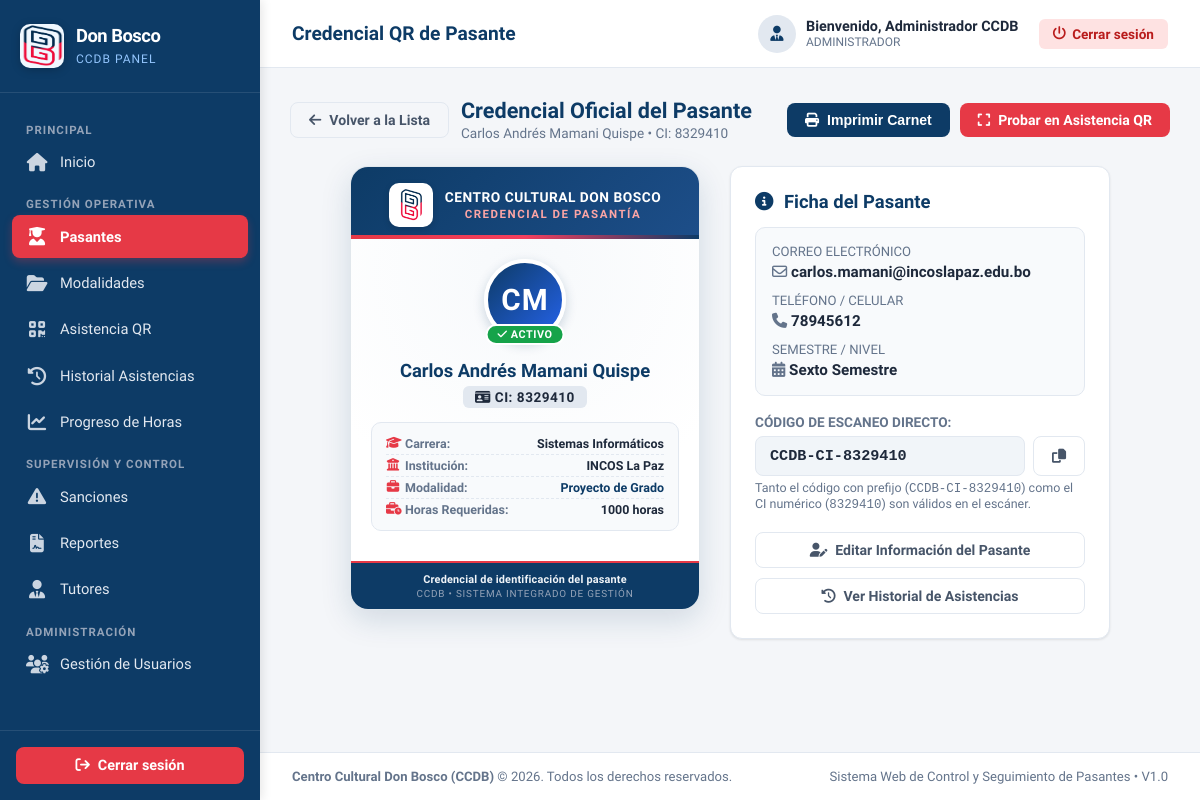
Page /views/pasantes/credencial_qr.php?id=1 (signed in) on the committed database.
### tables this page shows
CREATE TABLE IF NOT EXISTS pasantes (
    id_pasante INT UNSIGNED AUTO_INCREMENT PRIMARY KEY,
    id_usuario INT UNSIGNED NULL,
    id_universidad INT UNSIGNED NOT NULL,
    id_carrera INT UNSIGNED NOT NULL,
    ci VARCHAR(30) NOT NULL UNIQUE,
    nombres VARCHAR(100) NOT NULL,
    apellidos VARCHAR(100) NOT NULL,
    correo VARCHAR(150),
    telefono VARCHAR(30),
    semestre VARCHAR(50),
    fecha_nacimiento DATE NULL,
    direccion TEXT NULL,
    foto VARCHAR(255) NULL,
    estado VARCHAR(30) NOT NULL DEFAULT 'ACTIVO',
    fecha_registro DATETIME NOT NULL DEFAULT CURRENT_TIMESTAMP,
    CONSTRAINT fk_pasantes_usuario
        FOREIGN KEY (id_usuario)
        REFERENCES usuarios(id_usuario)
        ON UPDATE CASCADE
        ON DELETE SET NULL,
    CONSTRAINT fk_pasantes_universidad
        FOREIGN KEY (id_universidad)
        REFERENCES instituciones(id_institucion)
        ON UPDATE CASCADE
        ON DELETE RESTRICT,
    CONSTRAINT fk_pasantes_carrera
        FOREIGN KEY (id_carrera)
        REFERENCES carreras(id_carrera)
        ON UPDATE CASCADE
        ON DELETE RESTRICT
);

CREATE TABLE IF NOT EXISTS carreras (
    id_carrera INT UNSIGNED AUTO_INCREMENT PRIMARY KEY,
    id_universidad INT UNSIGNED NOT NULL,
    nombre VARCHAR(150) NOT NULL,
    estado TINYINT(1) NOT NULL DEFAULT 1,
    fecha_registro DATETIME NOT NULL DEFAULT CURRENT_TIMESTAMP,
    CONSTRAINT uq_carrera_universidad
        UNIQUE (id_universidad, nombre),
    CONSTRAINT fk_carreras_universidad
        FOREIGN KEY (id_universidad)
        REFERENCES instituciones(id_institucion)
        ON UPDATE CASCADE
        ON DELETE RESTRICT
);

CREATE TABLE IF NOT EXISTS instituciones (
    id_institucion INT UNSIGNED AUTO_INCREMENT PRIMARY KEY,
    id_tipo_institucion INT UNSIGNED NOT NULL,
    nombre VARCHAR(150) NOT NULL UNIQUE,
    nit VARCHAR(30),
    direccion VARCHAR(255),
    telefono VARCHAR(30),
    correo VARCHAR(150),
    estado TINYINT(1) NOT NULL DEFAULT 1,
    fecha_registro DATETIME NOT NULL DEFAULT CURRENT_TIMESTAMP,
    CONSTRAINT fk_instituciones_tipo
        FOREIGN KEY (id_tipo_institucion)
        REFERENCES tipos_institucion(id_tipo_institucion)
        ON UPDATE CASCADE
        ON DELETE RESTRICT
);

CREATE TABLE IF NOT EXISTS procesos (
    id_proceso INT UNSIGNED AUTO_INCREMENT PRIMARY KEY,
    id_pasante INT UNSIGNED NULL,
    id_institucion INT UNSIGNED NOT NULL,
    id_modalidad INT UNSIGNED NULL,
    id_tutor INT UNSIGNED NULL,
    id_turno INT UNSIGNED NULL,
    fecha_inicio DATE NOT NULL,
    fecha_fin DATE NULL,
    horas_requeridas INT UNSIGNED NULL,
    estado VARCHAR(30) NOT NULL DEFAULT 'EN_CURSO',
    observacion TEXT,
    fecha_registro DATETIME NOT NULL DEFAULT CURRENT_TIMESTAMP,
    CONSTRAINT fk_procesos_pasante
        FOREIGN KEY (id_pasante)
        REFERENCES pasantes(id_pasante)
        ON UPDATE CASCADE
        ON DELETE RESTRICT,
    CONSTRAINT fk_procesos_institucion
        FOREIGN KEY (id_institucion)
        REFERENCES instituciones(id_institucion)
        ON UPDATE CASCADE
        ON DELETE RESTRICT,
    CONSTRAINT fk_procesos_modalidad
        FOREIGN KEY (id_modalidad)
        REFERENCES modalidades(id_modalidad)
        ON UPDATE CASCADE
        ON DELETE RESTRICT,
    CONSTRAINT fk_procesos_tutor
        FOREIGN KEY (id_tutor)
        REFERENCES tutores(id_tutor)
        ON UPDATE CASCADE
        ON DELETE SET NULL
);

### views/pasantes/credencial_qr.php (the view, shortened to what this page needs)
<?php
$db = Database::getConnection();
$id_pasante = (int)($_GET['id'] ?? 0);
$pasante = null;
$procesoActivo = null;
if ($id_pasante > 0) {
    $stmt = $db->prepare("SELECT p.*, i.nombre AS institucion, c.nombre AS carrera
                          FROM pasantes p
                          LEFT JOIN instituciones i ON p.id_universidad = i.id_institucion
                          LEFT JOIN carreras c ON p.id_carrera = c.id_carrera
                          WHERE p.id_pasante = :id LIMIT 1");
    $stmt->execute([':id' => $id_pasante]);
    $pasante = $stmt->fetch();
    if ($pasante) {
        $stmtProc = $db->prepare("SELECT pr.*, COALESCE(m.nombre, 'Pasantía') AS modalidad, m.descripcion AS modalidad_desc
                                  FROM procesos pr
                                  LEFT JOIN modalidades m ON pr.id_modalidad = m.id_modalidad
                                  WHERE pr.id_pasante = :id_pasante AND pr.estado = 'EN_CURSO'
                                  ORDER BY pr.id_proceso DESC LIMIT 1");
        $stmtProc->execute([':id_pasante' => $id_pasante]);
        $procesoActivo = $stmtProc->fetch();
    }
}
$pasantesList = $db->query("SELECT id_pasante, ci, nombres, apellidos, estado FROM pasantes ORDER BY apellidos ASC, nombres ASC")->fetchAll();
require_once __DIR__ . '/../../includes/header.php';
require_once __DIR__ . '/../../includes/sidebar.php';
?>
<div class="main-wrapper">
    <?php require_once __DIR__ . '/../../includes/navbar.php'; ?>
    <main class="content-body">
        <?php if (!$pasante): ?>
            <div class="card" style="max-width: 650px; margin: 40px auto; text-align: center; padding: 35px 25px;">
                <div style="width: 70px; height: 70px; margin: 0 auto 18px; background: #fee2e2; border-radius: 50%; display: flex; align-items: center; justify-content: center; color: var(--primary-red); font-size: 2rem;">
                    <i class="fa-solid fa-id-card-clip"></i>
                </div>
                <h3 style="color: var(--primary-blue); font-weight: 800; margin-bottom: 10px;">Credencial no seleccionada</h3>
                <p style="color: var(--text-muted); font-size: 0.95rem; margin-bottom: 25px;">
                    <?= $id_pasante > 0 ? "No se encontró ningún pasante con el ID proporcionado ($id_pasante)." : "Por favor elija un pasante para generar y visualizar su credencial institucional con código QR." ?>
                </p>
                <form method="GET" action="credencial_qr.php" style="display: flex; gap: 10px; justify-content: center; flex-wrap: wrap;">
                    <select name="id" class="form-control" style="max-width: 360px;" required>
                        <option value="">-- Seleccionar Pasante --</option>
                        <?php foreach ($pasantesList as $p): ?>
                            <option value="<?= $p['id_pasante'] ?>">
                                <?= htmlspecialchars($p['apellidos'] . ' ' . $p['nombres'] . ' (CI: ' . $p['ci'] . ') - ' . $p['estado']) ?>
                            </option>
                        <?php endforeach; ?>
                    </select>
                    <button type="submit" class="btn btn-primary">
                        <i class="fa-solid fa-qrcode"></i> Ver Carnet
                    </button>
                    <a href="index.php" class="btn btn-outline">
                        <i class="fa-solid fa-arrow-left"></i> Volver a la Lista
                    </a>
                </form>
            </div>
        <?php else:
            $qrData = 'CCDB-CI-' . preg_replace('/[^0-9A-Za-z]/', '', $pasante['ci']);
            $iniciales = mb_strtoupper(mb_substr($pasante['nombres'], 0, 1) . mb_substr($pasante['apellidos'], 0, 1));
            $nombreCompleto = $pasante['nombres'] . ' ' . $pasante['apellidos'];
        ?>
            <div class="no-print" style="display: flex; justify-content: space-between; align-items: center; margin-bottom: 24px; flex-wrap: wrap; gap: 15px;">
                <div style="display: flex; align-items: center; gap: 12px;">
                    <a href="index.php" class="btn btn-outline">
                        <i class="fa-solid fa-arrow-left"></i> Volver a la Lista
                    </a>
                    <div>
                        <h2 style="font-size: 1.35rem; font-weight: 800; color: var(--primary-blue); margin: 0;">
                            Credencial Oficial del Pasante
                        </h2>
                        <span style="font-size: 0.85rem; color: var(--text-muted);">
                            <?= htmlspecialchars($nombreCompleto) ?> &bull; CI: <?= htmlspecialchars($pasante['ci']) ?>
                        </span>
                    </div>
                </div>
                <div style="display: flex; gap: 10px; flex-wrap: wrap;">
                    <button type="button" class="btn btn-primary" onclick="window.print()">
                        <i class="fa-solid fa-print"></i> Imprimir Carnet
                    </button>
                    <a href="../asistencias/registrar_qr.php" class="btn btn-danger">
                        <i class="fa-solid fa-expand"></i> Probar en Asistencia QR
                    </a>
                </div>
            </div>
            <div class="credencial-wrapper" style="display: flex; justify-content: center; align-items: flex-start; gap: 30px; flex-wrap: wrap; margin-bottom: 35px;">
                <div id="carnetPrintArea" class="carnet-card">
                    <div class="carnet-header">
                        <div class="carnet-header-content">
                            <div class="carnet-logo-box">
                                <img src="<?= APP_ROOT ?>assets/img/ccdb/icono_ccdb_sin_fondo.png" alt="Logo Don Bosco" class="carnet-logo">
                            </div>
                            <div class="carnet-inst-text">
                                <h3>CENTRO CULTURAL DON BOSCO</h3>
                                <span>CREDENCIAL DE PASANTÍA</span>
                            </div>
                        </div>
                        <div class="carnet-stripe"></div>
                    </div>
                    <div class="carnet-body">
                        <div class="carnet-avatar-wrapper">
                            <?php if (!empty($pasante['foto'])): ?>
                                <img src="<?= APP_ROOT . htmlspecialchars($pasante['foto']) ?>" alt="Foto del pasante" style="width: 110px; height: 110px; object-fit: cover; border-radius: 50%; border: 3px solid var(--primary-blue);">
                            <?php else: ?>
                                <div class="carnet-avatar">
                                    <span><?= htmlspecialchars($iniciales) ?></span>
                                </div>
                            <?php endif; ?>
                            <div class="carnet-badge-status <?= $pasante['estado'] === 'ACTIVO' ? 'status-activo' : 'status-inactivo' ?>">
                                <i class="fa-solid fa-check"></i>
                                <?= htmlspecialchars($pasante['estado']) ?>
                            </div>
                        </div>
                        <div class="carnet-fullname">
                            <?= htmlspecialchars($nombreCompleto) ?>
                        </div>
                        <div class="carnet-ci-tag">
                            <i class="fa-solid fa-id-card"></i> CI: <?= htmlspecialchars($pasante['ci']) ?>
                        </div>
                        <div class="carnet-academic-info">
                            <div class="academic-row">
                                <span class="label"><i class="fa-solid fa-graduation-cap"></i> Carrera:</span>
                                <span class="val"><?= htmlspecialchars($pasante['carrera'] ?? 'No asignada') ?></span>
                            </div>
                            <div class="academic-row">
                                <span class="label"><i class="fa-solid fa-building-columns"></i> Institución:</span>
                                <span class="val"><?= htmlspecialchars($pasante['institucion'] ?? 'No registrada') ?></span>
                            </div>
                            <?php if ($procesoActivo): ?>
                                <div class="academic-row">
                                    <span class="label"><i class="fa-solid fa-briefcase"></i> Modalidad:</span>
                                    <span class="val" style="color: var(--primary-blue); font-weight: 700;"><?= htmlspecialchars($procesoActivo['modalidad']) ?></span>
                                </div>
                                <div class="academic-row">
                                    <span class="label"><i class="fa-solid fa-business-time"></i> Horas Requeridas:</span>
                                    <span class="val"><?= htmlspecialchars($procesoActivo['horas_requeridas']) ?> horas</span>
                                </div>
                            <?php endif; ?>
                        </div>
                    </div>
                    <div class="carnet-footer">
                        <p>Credencial de identificación del pasante</p>
                        <small>CCDB &bull; Sistema Integrado de Gestión</small>
                    </div>
                </div>
                <div class="card no-print" style="max-width: 380px; flex: 1; min-width: 300px;">
                    <h3 class="card-title" style="margin-bottom: 15px;">
                        <i class="fa-solid fa-circle-info" style="color: var(--primary-blue); margin-right: 6px;"></i>
                        Ficha del Pasante
                    </h3>
                    <div style="background: #f8fafc; border-radius: 10px; padding: 16px; margin-bottom: 18px; border: 1px solid var(--border-color);">
                        <div style="font-size: 0.82rem; color: var(--text-muted); margin-bottom: 4px;">CORREO ELECTRÓNICO</div>
                        <div style="font-weight: 600; font-size: 0.95rem; color: var(--text-dark); margin-bottom: 12px;">
                            <i class="fa-regular fa-envelope" style="color: #64748b;"></i> <?= htmlspecialchars($pasante['correo'] ?: 'No registrado') ?>
                        </div>
                        <div style="font-size: 0.82rem; color: var(--text-muted); margin-bottom: 4px;">TELÉFONO / CELULAR</div>
                        <div style="font-weight: 600; font-size: 0.95rem; color: var(--text-dark); margin-bottom: 12px;">
                            <i class="fa-solid fa-phone" style="color: #64748b;"></i> <?= htmlspecialchars($pasante['telefono'] ?: 'No registrado') ?>
                        </div>
                        <div style="font-size: 0.82rem; color: var(--text-muted); margin-bottom: 4px;">SEMESTRE / NIVEL</div>
                        <div style="font-weight: 600; font-size: 0.95rem; color: var(--text-dark);">
                            <i class="fa-solid fa-calendar-days" style="color: #64748b;"></i> <?= htmlspecialchars($pasante['semestre'] ?: 'No especificado') ?>
                        </div>
                    </div>
                    <div style="margin-bottom: 20px;">
                        <label style="font-size: 0.85rem; font-weight: 700; color: var(--text-muted); display: block; margin-bottom: 6px;">
                            CÓDIGO DE ESCANEO DIRECTO:
                        </label>
                        <div style="display: flex; gap: 8px;">
                            <input type="text" id="copiarCodigoInput" class="form-control" value="<?= htmlspecialchars($qrData) ?>" readonly style="background: #f1f5f9; font-weight: 700; font-family: monospace; font-size: 0.95rem;">
                            <button type="button" class="btn btn-outline" onclick="copiarAlPortapapeles()" title="Copiar código">
                                <i class="fa-solid fa-copy"></i>
                            </button>
                        </div>
                        <small style="color: #64748b; font-size: 0.78rem; margin-top: 4px; display: block;">
                            Tanto el código con prefijo (<code><?= htmlspecialchars($qrData) ?></code>) como el CI numérico (<code><?= htmlspecialchars($pasante['ci']) ?></code>) son válidos en el escáner.
                        </small>
                    </div>
                    <div style="display: flex; flex-direction: column; gap: 10px;">
                        <a href="editar.php?id=<?= $pasante['id_pasante'] ?>" class="btn btn-outline" style="justify-content: center;">
                            <i class="fa-solid fa-user-pen"></i> Editar Información del Pasante
                        </a>
                        <a href="../asistencias/historial.php?id_pasante=<?= $pasante['id_pasante'] ?>" class="btn btn-outline" style="justify-content: center;">
                            <i class="fa-solid fa-clock-rotate-left"></i> Ver Historial de Asistencias
                        </a>
                    </div>
                </div>
            </div>
        <?php endif; ?>
    </main>
    <?php require_once __DIR__ . '/../../includes/footer.php'; ?>

### rows in the picture
pasantes: nombreCompleto "Carlos Andrés Mamani Quispe", ci "8329410", iniciales "CM", estado "ACTIVO", id_carrera.nombre "Sistemas Informáticos", id_universidad.nombre "INCOS La Paz", correo "carlos.mamani@incoslapaz.edu.bo", telefono "78945612", semestre "Sexto Semestre", ci "CCDB-CI-8329410"
procesos: horas_requeridas "1000"

### other values in the picture
$pageTitle "Credencial QR de Pasante"
$currentUser['nombre'] "Administrador CCDB"
$currentUser['rol_name'] "ADMINISTRADOR"
$procesoActivo['modalidad'] "Proyecto de Grado"
